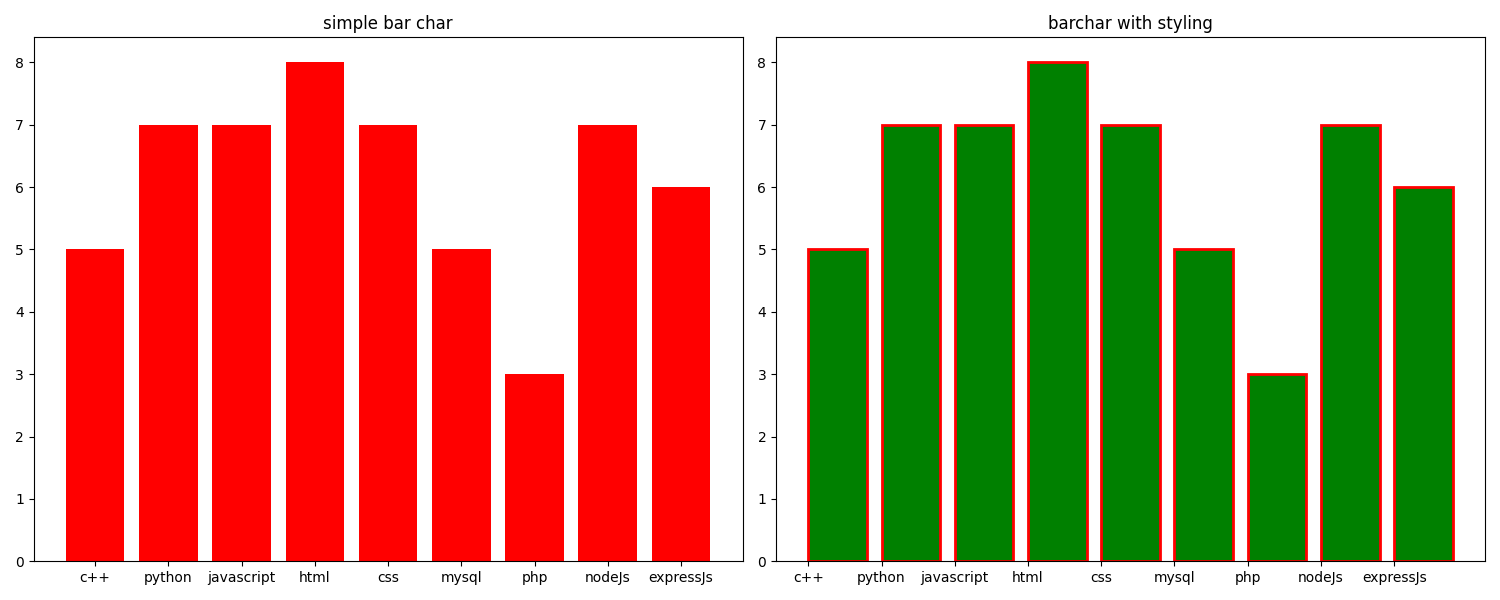

Python code for this plot:
import numpy as np
import matplotlib.pyplot as plt

x = ["c++","python","javascript","html","css","mysql","php","nodeJs","expressJs"]
y = [5,7,7,8,7,5,3,7,6]

plt.figure(figsize=(15, 6))


plt.subplot(1,2,1)
plt.bar(x,y,color="red")
plt.title("simple bar char")

plt.subplot(1,2,2)
plt.bar(x,y,color="green",align="edge",edgecolor="red",lw=2)
plt.title("barchar with styling")

plt.tight_layout()
plt.show()
